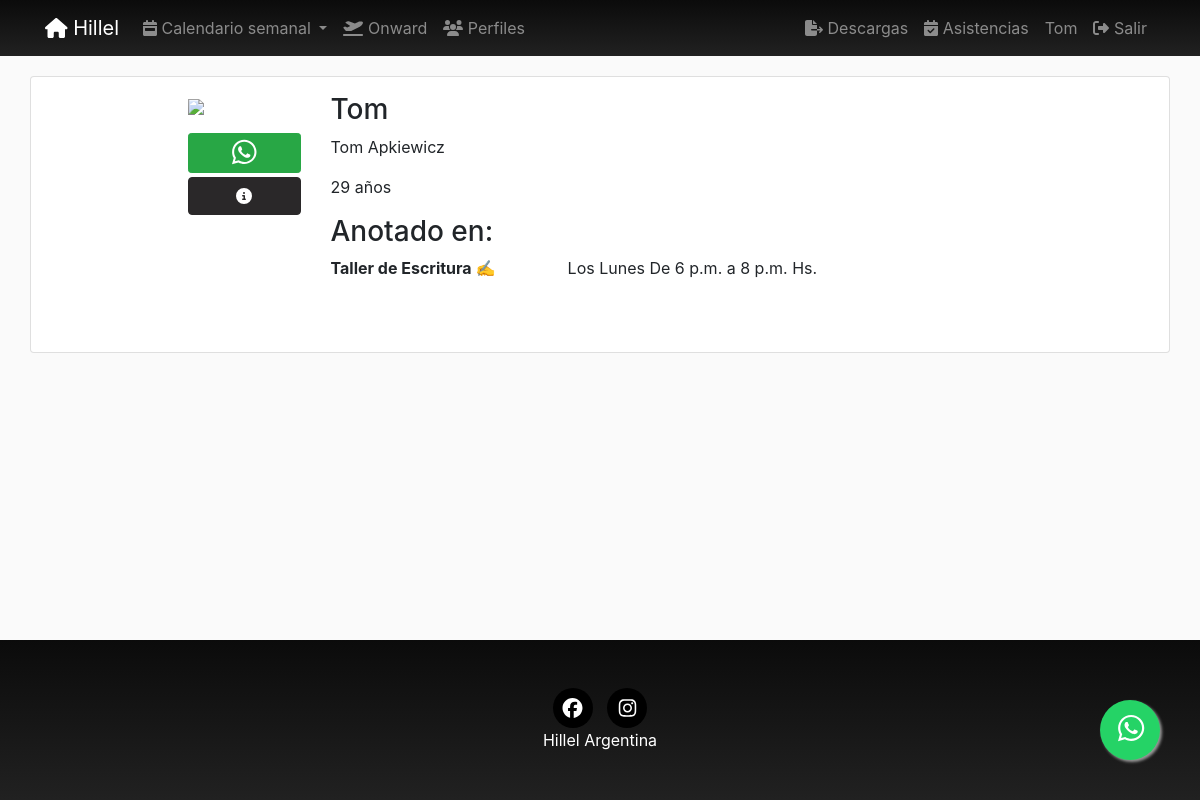
The app's page /profiles/Tom/ (signed in) with its own data.
### registration/models.py (models this page shows, shortened)
class Profile(models.Model):
    user = models.OneToOneField(User, on_delete=models.CASCADE)
    avatar = models.ImageField(upload_to=custom_upload_to,
                               null=True, blank=True)
    apellido = models.CharField(null=True, blank=True, max_length=100)
    nombre = models.CharField(null=True, blank=True, max_length=100)
    whatsapp = models.CharField(verbose_name="Número de Whatsapp", null=True, blank=True, max_length=30)
    instagram = models.CharField(verbose_name="@ de Instagram", null=True, blank=True, max_length=100)
    onward = models.ForeignKey(FechaOnward, on_delete=models.CASCADE, verbose_name="¿Viajaste a Onward? ¿Cuándo?", null=True, blank=True)
    taglit = models.ForeignKey(FechaTaglit, on_delete=models.CASCADE, verbose_name="¿Viajaste a Taglit? ¿Cuándo?", null=True, blank=True)
    propuestasInteres = models.ManyToManyField(PropuestaInteres)
    tematicasInteres = models.ManyToManyField(TematicaInteres)
    comoConociste = models.CharField(verbose_name="¿Cómo conociste Hillel?", null=True, blank=True, max_length=250)
    estudios = models.CharField(verbose_name="¿Estás estudiando, o te recibiste? ¿Qué estudias/te y en qué institución?", null=True, blank=True, max_length=250)
    experienciaComunitaria = models.CharField(null=True, blank=True, max_length=250)
    fechaNacimiento = models.DateField(null=True, blank=True)
    provincia = models.ForeignKey(Provincia, on_delete=models.CASCADE, verbose_name="provincia", null=True, blank=True)
    categories = models.ManyToManyField(Category, verbose_name='Intereses', related_name='get_user_pages', blank=True)
    validado = models.BooleanField(verbose_name="Perfil validado", default=0)
    created = models.DateTimeField(auto_now_add=True, verbose_name="Fecha de creación", blank=True, null=True)
    updated = models.DateTimeField(auto_now=True, verbose_name="Fecha de edición", blank=True, null=True)
    class Meta:
        verbose_name = "Perfil"
        verbose_name_plural = "Perfiles"
        ordering = ['-updated']
    @property
    def subscription(self):
        subscription = Subscription.objects.find(self.user)
        if subscription is None:
            return
        if subscription.pages is None:
            return
        return subscription.pages.all()
    @property
    def edad(self):
        if self.fechaNacimiento is None:
            return
        today = date.today()
        return today.year - self.fechaNacimiento.year - ((today.month, today.day) < (self.fechaNacimiento.month, self.fechaNacimiento.day))

### pages/models.py (models this page shows, shortened)
class Page(models.Model):
    title = models.CharField(verbose_name="Título", max_length=200)
    horaDesde = models.TimeField(verbose_name="Hora desde", null=True, blank=True, auto_now=False, auto_now_add=False,)
    horaHasta = models.TimeField(verbose_name="Hora hasta", null=True, blank=True, auto_now=False, auto_now_add=False,)
    description = RichTextField(verbose_name="Descripción", null=True, blank=True)
    textoExtraMail = RichTextField(verbose_name="Texto extra del mail", null=True, blank=True)
    flyer = models.ImageField(upload_to=custom_upload_to,
                              null=True, blank=True)
    dia = models.ForeignKey(Day, verbose_name='dia', null=True, on_delete=models.CASCADE)
    cupo = models.SmallIntegerField(verbose_name="Cupo", default=0)
    modalidad = BooleanField(verbose_name="Online", default=0)
    nuevo = BooleanField(verbose_name="Nuevo", default=0)
    activa = BooleanField(verbose_name="Activa", default=1)
    categories = models.ManyToManyField(Category, verbose_name='categorias', related_name='get_pages', blank=True)
    provincia = models.ForeignKey(Provincia, on_delete=models.CASCADE, null=True, blank=True)
    responsable = models.ForeignKey(Responsable, on_delete=models.CASCADE, null=True, blank=True)
    colaborador = models.ForeignKey(Colaborador, on_delete=models.CASCADE, null=True, blank=True)
    secreta = BooleanField(verbose_name="Tiene clave?", default=0)
    clave = models.CharField(verbose_name="Clave", null=True, blank=True, default="", max_length=200)
    objects = PagesManager()
    created = models.DateTimeField(auto_now_add=True, verbose_name="Fecha de creación", blank=True, null=True)
    updated = models.DateTimeField(auto_now=True, verbose_name="Fecha de edición", blank=True, null=True)
    class Meta:
        verbose_name = "actividad"
        verbose_name_plural = "actividades"
        ordering = ['dia__order', 'horaDesde', '-title']
    def __str__(self):
        return self.title

class Day(models.Model):
    day = models.CharField(verbose_name="Día", max_length=200)
    order = models.SmallIntegerField(verbose_name="Orden", default=0)
    class Meta:
        verbose_name = "Día"
        verbose_name_plural = "Días"
        ordering = ['order']
    def __str__(self):
        return self.day

### profiles/views.py (the view)
# urls.py: path('<username>/', ProfileDetail.as_view(), name='detail'),
@method_decorator(login_required, name='dispatch')
class ProfileDetail(DetailView):
    model = Profile
    template_name = "profiles/profile_detail.html"
    def get_object(self):
        return get_object_or_404(Profile,
                                 user__username=self.kwargs['username'])

### location/models.py (called while the page is built)
    def __str__(self):
        return self.title

### pages/models.py (called while the page is built)
    def find(self, user):
        queryset = self.filter(user=user)
        if len(queryset) > 0:
            return queryset[0]
        return None

### profiles/processors.py (called while the page is built)
def ctx_dict(request):
    ctx = {}
    bitajon = False
    if request.user.groups.filter(name="BITAJON").count():
        bitajon = True
    ctx["bitajon"] = bitajon
    return ctx

### registration/models.py (called while the page is built)
    def __str__(self):
        return self.fecha

    def __str__(self):
        return self.fecha

    def __str__(self):
        return self.nombre

    def __str__(self):
        return self.nombre

### social/models.py (called while the page is built)
    def __str__(self):
        return self.numero

### social/processors.py (called while the page is built)
def ctx_dict(request):
    ctx = {}
    links = Link.objects.all()
    for link in links:
        ctx[link.key] = link.url
    whatsapp = Whatsapp.objects.all().first()
    ctx['whatsappHillel'] = whatsapp
    return ctx

### profiles/templates/profiles/profile_detail.html (shortened to what this page needs)
{% extends 'core/base.html' %}
{% load static %}
{% block content %}
<main role="main">
  <div class="card container mb-5">
    <div class="row mt-3">
      <div class="col-md-9 mx-auto mb-5">
        <form action="" method="post" enctype="multipart/form-data">{% csrf_token %}
          <div class="row">
            <div class="col-md-2">
              {% if profile.avatar %}
                <img src="{{profile.avatar.url}}" class="img-fluid">
              {% else %}
                <img src="{% static 'registration/img/no-avatar.jpg' %}" class="img-fluid">
              {% endif %}
              {% if profile.whatsapp  %}
              <a href="https://wa.me/+549{{profile.whatsapp}}" class="text-center btn btn-success btn-sm btn-block mt-3" >
              <i class="fab fa-whatsapp fa-2x"></i>
              </a>
              <a class="btn btn-dark btn-block text-white mt-1 text-center" id="MainNavDatos" data-target="#ModalDatos" data-toggle="modal">
              <i class="fas fa-info-circle text-center"></i>
              </a>
              {% endif %}
            </div>
            <div class="col-md-10">
              <h3>{{profile.user}}</h3>
                 {% if profile.nombre and profile.apellido  %}
                 <p>{{profile.nombre}} {{profile.apellido}}</p>
                 {% endif %}
                {% if profile.fechaNacimiento  %}<p>{{profile.edad}} años</p> {% endif %}
              {% if profile.subscription  %}
              <h3>Anotado en:</h3>
                <dl class="row">
                {% for sub in profile.subscription %}
                   <dt class="col-sm-4">{{sub}}</dt>
                   <dd class="col-sm-8">{% if sub.dia.order < 8 %}Los{% endif %} {{sub.dia}} De {{sub.horaDesde}} a {{sub.horaHasta}} Hs.{% if sub.modalidad  %}<b> Online</b>{% endif %}</dd>
                {% endfor %}
                </dl>
              {% endif %}
            </div>
          </div>
        </form>
      </div>
    </div>
  </div>
</main>
{% endblock %}

### core/templates/core/base.html (shortened to what this page needs)
<!DOCTYPE html>
<html lang="es">
  <head>
    {% load static %}
    <link href="{% static 'core/vendor/bootstrap/css/bootstrap.min.css' %}" rel="stylesheet">
    <link href="{% static 'core/css/main.css' %}" rel="stylesheet">
  </head>
  <body class="fondo" >
    <body>
      <nav class="navbar navbar-expand-lg navbar-dark bg-dark sticky-top footer-sample">
        <div class="container">
          <a class="navbar-brand" href="{% url 'home' %}">
            <i class="fas fa-home"></i>
            Hillel</a>
          <div class="collapse navbar-collapse" id="ned">
            <ul class="navbar-nav mr-auto">
                <li class="nav-item dropdown">
                <a class="nav-link dropdown-toggle" href="#" id="navbardrop" data-toggle="dropdown">
                  <i class="fas fa-calendar-week"></i>
                Calendario semanal
                </a>
                </li>
                 <li class="nav-item">
                <a class="nav-link" href="{% url 'pages:onward' %}">
                 <i class="fas fa-plane-departure"></i>
                  Onward</a>
              </li>
                   {% if request.user.is_staff %}
                 <li class="nav-item">
                <a class="nav-link" href="{% url 'profiles:list' %}">
                  <i class="fas fa-users"></i>
                  Perfiles</a>
              </li>
                {% endif %}
            </ul>
            <ul class="navbar-nav">
            {% if request.user.is_staff %}
              <li class="nav-item">
                <a class="nav-link " href="{% url 'pages:exportar' %}">
                  <i class="fa fa-file-export"></i>
                  Descargas</a>
              </li>
            {% endif %}
            {% if request.user.is_staff or bitajon %}
              <li class="nav-item">
                <a class="nav-link" href="{% url 'pages:asistencia' 0 %}">
                  <i class="fas fa-calendar-check"></i>
                  Asistencias</a>
              </li>
            {% endif %}
            {% if not request.user.is_authenticated %}
              <li class="nav-item">
                <a class="nav-link" href="{% url 'login' %}">
                  <i class="fas fa-sign-in-alt"></i>
                  Acceder</a>
              </li>
                <li class="nav-item">
                <a class="nav-link" href="{% url 'signup' %}">
                  <i class="fas fa-user-plus"></i>
                  Registrarse</a>
              </li>
              {% else %}
              <li class="nav-item">
                <a class="nav-link" href="{% url 'home' %}"> {{request.user}}</a>
              </li>
              <li class="nav-item">
                <a class="nav-link" href="{% url 'logout' %}">
                  <i class="fas fa-sign-out-alt"></i>
                  Salir</a>
              </li>
              {% endif %}
            </ul>
          </div>
        </div>
      </nav>
      {% block content %}{% endblock %}
      <a id="whatsapp" href="https://wa.me/+549{{whatsappHillel}}" class="float badge badge-pill" target="_blank" data-toggle="tooltipW" title="Whatsapp">
        <i class="fab fa-whatsapp my-float"></i>
      </a>
    <footer class="footer text-faded text-center py-5 footer-sample ">
      <div class="container">
        <p class="m-0">
        {% if LINK_FACEBOOK %}
            <a href="{{LINK_FACEBOOK}}" class="link">
              <span class="fa-stack fa-lg ">
                <i class="fas fa-circle fa-stack-2x" style="color:black"></i>
                <i class="fab fa-facebook fa-stack-1x fa-inverse"></i>
              </span>
            </a>
              {% endif %}
             {% if LINK_INSTAGRAM %}
            <a href="{{LINK_INSTAGRAM}}" class="link">
              <span class="fa-stack fa-lg">
                <i class="fas fa-circle fa-stack-2x" style="color:black"></i>
                <i class="fab fa-instagram fa-stack-1x fa-inverse"></i>
              </span>
            </a>
              {% endif %}
    </div>
      <p class="m-0 mbt1" style="color:white">Hillel Argentina</p>
    </footer>
  </body>
</html>

### core/static/core/css/main.css (style rules this page uses)
main { padding-top: 20px; }
:root { --jumbotron-padding-y: 3rem; }
footer { padding-top: 3rem; padding-bottom: 3rem; }
footer p { margin-bottom: .25rem; }
html { overflow: scroll; }
body { min-height:100vh; margin:0; position:relative; }
body { position: relative; }
body::after { content: ''; display: block; height: 160px; }
footer { position: absolute; bottom: 0; width: 100%; height: 160px; }
.float { position:fixed; width:60px; height:60px; bottom:40px; right:40px; background-color:#25d366; color:#FFF; border-radius:50px; text-align:center; font-size:30px; box-shadow: 2px 2px 3px #999; z-index:100; }
.my-float { margin-top:5px; }
.footer-sample { background-color: #2a2829; background-color: #212121; background-image: -webkit-gradient(linear,left top,left bottom,color-stop(0%,#0b0b0b),color-stop(100%,#212121)) }
.fondo { background-color: rgba(var(--b3f,250,250,250),1); }
ul { list-style-type: none; }

### records on screen
Profile: user "Tom", nombre "Tom", apellido "Apkiewicz", edad "29"
Page: title "Taller de Escritura ✍️", shows "Los", dia "Lunes", horaDesde "6 p.m.", horaHasta "8 p.m."

### other values on screen
{{ request.user }} "Tom"
